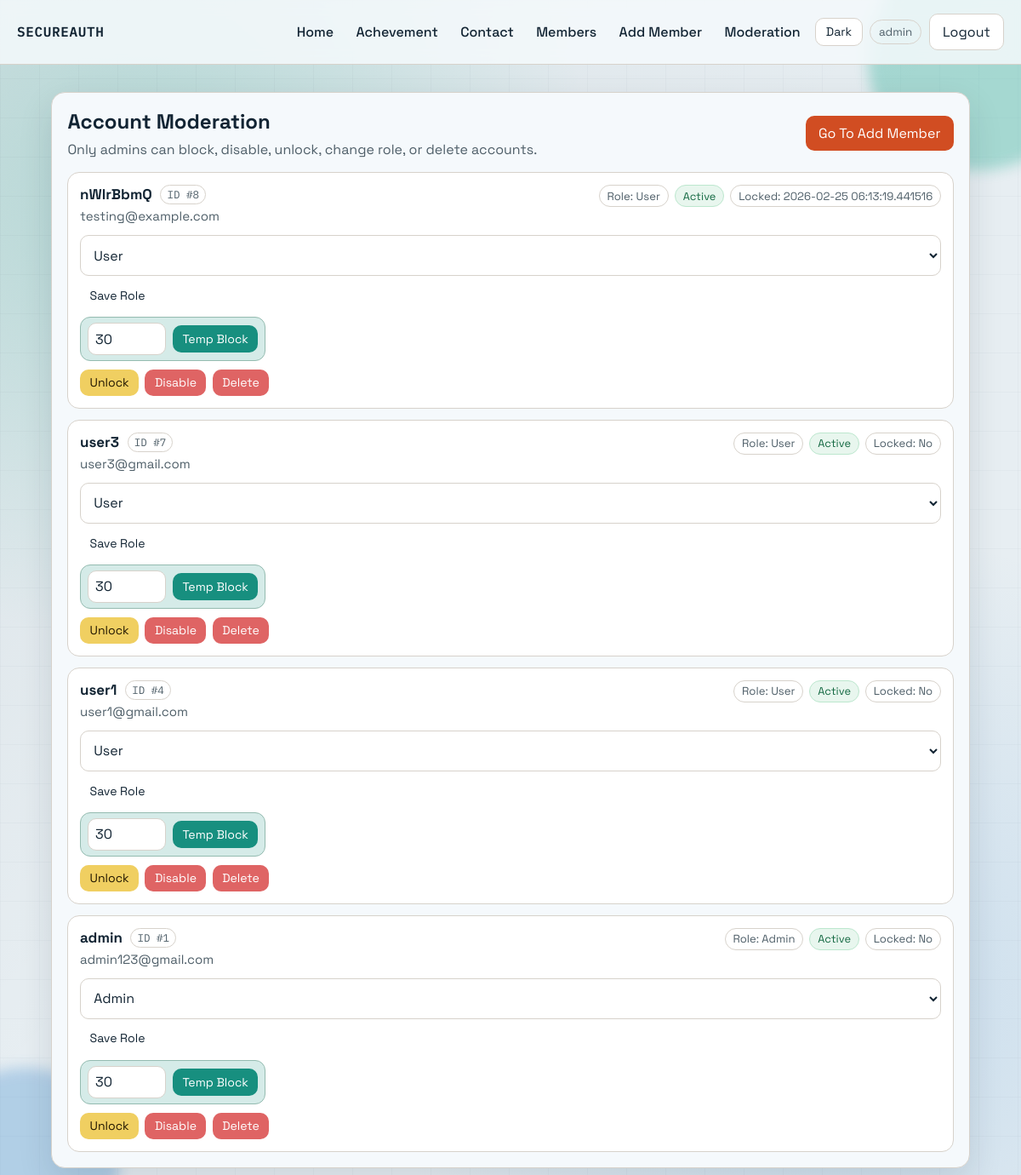
Screenshot of /admin/members/manage (signed in) with the database file from the repository.
### app/models.py (models this page shows, shortened)
class User(UserMixin, db.Model):
    __tablename__ = "users"
    id = db.Column(db.Integer, primary_key=True)
    username = db.Column(db.String(30), nullable=False, unique=True, index=True)
    email = db.Column(db.String(255), nullable=False, unique=True, index=True)
    password_hash = db.Column(db.String(255), nullable=False)
    role = db.Column(db.String(10), nullable=False, default="user", index=True)
    is_active = db.Column(db.Boolean, nullable=False, default=True, index=True)
    failed_login_attempts = db.Column(db.Integer, nullable=False, default=0)
    lockout_until = db.Column(db.DateTime, nullable=True)
    created_at = db.Column(db.DateTime, nullable=False, default=utcnow_naive)
    updated_at = db.Column(
        db.DateTime,
        nullable=False,
        default=utcnow_naive,
        onupdate=utcnow_naive,
    )

### app/routes.py (the view)
@main.route("/admin/dashboard")
@main.route("/admin/members/manage")
@login_required
@roles_required("admin")
def admin_dashboard():
    users = (
        User.query.filter(User.role.in_(["admin", "user"]))
        .order_by(User.created_at.desc())
        .all()
    )
    focus_user_id = request.args.get("focus", type=int)
    scroll_position = request.args.get("scroll", type=int)
    return render_template(
        "admin_dashboard.html",
        users=users,
        focus_user_id=focus_user_id,
        scroll_position=scroll_position,
    )

### app/models.py (called while the page is built)
@login_manager.user_loader
def load_user(user_id: str) -> User | None:
    return db.session.get(User, int(user_id))

### app/security.py (called while the page is built)
def roles_required(*allowed_roles: str):
    def decorator(func):
        @wraps(func)
        def wrapper(*args, **kwargs):
            if not current_user.is_authenticated:
                abort(401)
            if current_user.role not in allowed_roles:
                abort(403)
            return func(*args, **kwargs)
        return wrapper
    return decorator

### templates/admin_dashboard.html (shortened to what this page needs)
{% extends "base.html" %}
{% block content %}
<section
  id="admin-manage"
  class="card wide"
  data-focus-user-id="{{ focus_user_id if focus_user_id is not none else '' }}"
  data-scroll-position="{{ scroll_position if scroll_position is not none else '' }}"
>
  <div class="admin-header">
    <div>
      <h1>Account Moderation</h1>
      <p class="subtitle">Only admins can block, disable, unlock, change role, or delete accounts.</p>
    </div>
    <a class="btn btn-primary" href="{{ url_for('main.admin_add_member_page') }}">Go To Add Member</a>
  </div>
  <div class="moderation-list">
    {% for user in users %}
      <article id="member-{{ user.id }}" class="moderation-card {% if focus_user_id == user.id %}focus-member{% endif %}">
        <div class="moderation-main">
          <div>
            <div class="member-top">
              <h2>{{ user.username }}</h2>
              <span class="member-id">ID #{{ user.id }}</span>
            </div>
            <p class="member-email">{{ user.email }}</p>
          </div>
          <div class="meta-chips">
            <span class="chip">Role: {{ user.role|capitalize }}</span>
            {% if user.is_active %}
              <span class="status-badge active">Active</span>
            {% else %}
              <span class="status-badge disabled">Disabled</span>
            {% endif %}
            <span class="chip">
              Locked:
              {% if user.lockout_until %}
                {{ user.lockout_until }}
              {% else %}
                No
              {% endif %}
            </span>
          </div>
        </div>
        <div class="moderation-actions">
          <form
            method="post"
            action="{{ url_for('main.update_user_role', user_id=user.id) }}"
            class="inline-form preserve-scroll"
          >
            <select id="role-{{ user.id }}" name="role">
              <option value="user" {% if user.role == 'user' %}selected{% endif %}>User</option>
              <option value="admin" {% if user.role == 'admin' %}selected{% endif %}>Admin</option>
            </select>
            <button class="btn btn-small" type="submit">Save Role</button>
          </form>
          <form
            method="post"
            action="{{ url_for('main.temporary_block_user', user_id=user.id) }}"
            class="inline-form preserve-scroll block-form"
          >
            <div class="block-form-box">
              <input id="minutes-{{ user.id }}" type="number" name="minutes" min="1" max="1440" value="30" />
              <button class="btn btn-small btn-block" type="submit">Temp Block</button>
            </div>
          </form>
          <div class="action-strip">
            <form method="post" action="{{ url_for('main.unlock_user', user_id=user.id) }}" class="preserve-scroll">
              <button class="btn btn-warning btn-small" type="submit">Unlock</button>
            </form>
            <form method="post" action="{{ url_for('main.toggle_user_status', user_id=user.id) }}" class="preserve-scroll">
              {% if user.is_active %}
                <button class="btn btn-danger btn-small" type="submit">Disable</button>
              {% else %}
                <input type="hidden" name="action" value="enable" />
                <button class="btn btn-primary btn-small" type="submit">Enable</button>
              {% endif %}
            </form>
            <form method="post" action="{{ url_for('main.delete_user', user_id=user.id) }}" class="preserve-scroll">
              <button
                class="btn btn-danger btn-small"
                type="submit"
                data-confirm-message="Delete this account permanently?"
              >
                Delete
              </button>
            </form>
          </div>
        </div>
      </article>
    {% endfor %}
  </div>
</section>
{% endblock %}

### templates/base.html (shortened to what this page needs)
<!doctype html>
<html lang="en">
  <head>
    <link rel="stylesheet" href="{{ url_for('static', filename='css/style.css') }}" />
  </head>
  <body>
    <div class="background-shape shape-one"></div>
    <header class="topbar">
      <a class="brand" href="{{ url_for('main.home') }}">SecureAuth</a>
      <nav class="nav-links">
        <a href="{{ url_for('main.home') }}">Home</a>
        <a href="{{ url_for('main.achievements_page') }}">Achevement</a>
        <a href="{{ url_for('main.contact_page') }}">Contact</a>
        {% if current_user.is_authenticated %}
          {% if current_user.role == 'admin' %}
            <a href="{{ url_for('main.members') }}">Members</a>
            <a href="{{ url_for('main.admin_add_member_page') }}">Add Member</a>
            <a href="{{ url_for('main.admin_dashboard') }}">Moderation</a>
          {% elif current_user.role == 'user' %}
            <a href="{{ url_for('main.members') }}">Members</a>
            <a href="{{ url_for('main.user_dashboard') }}">Dashboard</a>
          {% endif %}
          <button id="theme-toggle" class="btn btn-light btn-small" type="button">Dark</button>
          <span class="user-chip">{{ current_user.username }}</span>
          <form method="post" action="{{ url_for('main.logout') }}">
            <button class="btn btn-light" type="submit">Logout</button>
          </form>
        {% else %}
          <a href="{{ url_for('main.login') }}">Login</a>
          <a href="{{ url_for('main.register') }}">Sign Up</a>
          <button id="theme-toggle" class="btn btn-light btn-small" type="button">Dark</button>
        {% endif %}
      </nav>
    </header>
    <main class="page-wrap fade-in">
      {% block content %}{% endblock %}
    </main>
  </body>
</html>

### rows the page displays
User: username "admin", id "1", email "admin123@gmail.com", role "Admin", is_active "Active", shows "No"
User: username "nWlrBbmQ", id "8", email "testing@example.com", role "User", is_active "Active", lockout_until "2026-02-25 06:13:19.441516"
User: username "user3", id "7", email "user3@gmail.com", role "User", is_active "Active", shows "No"
User: username "user1", id "4", email "user1@gmail.com", role "User", is_active "Active", shows "No"
